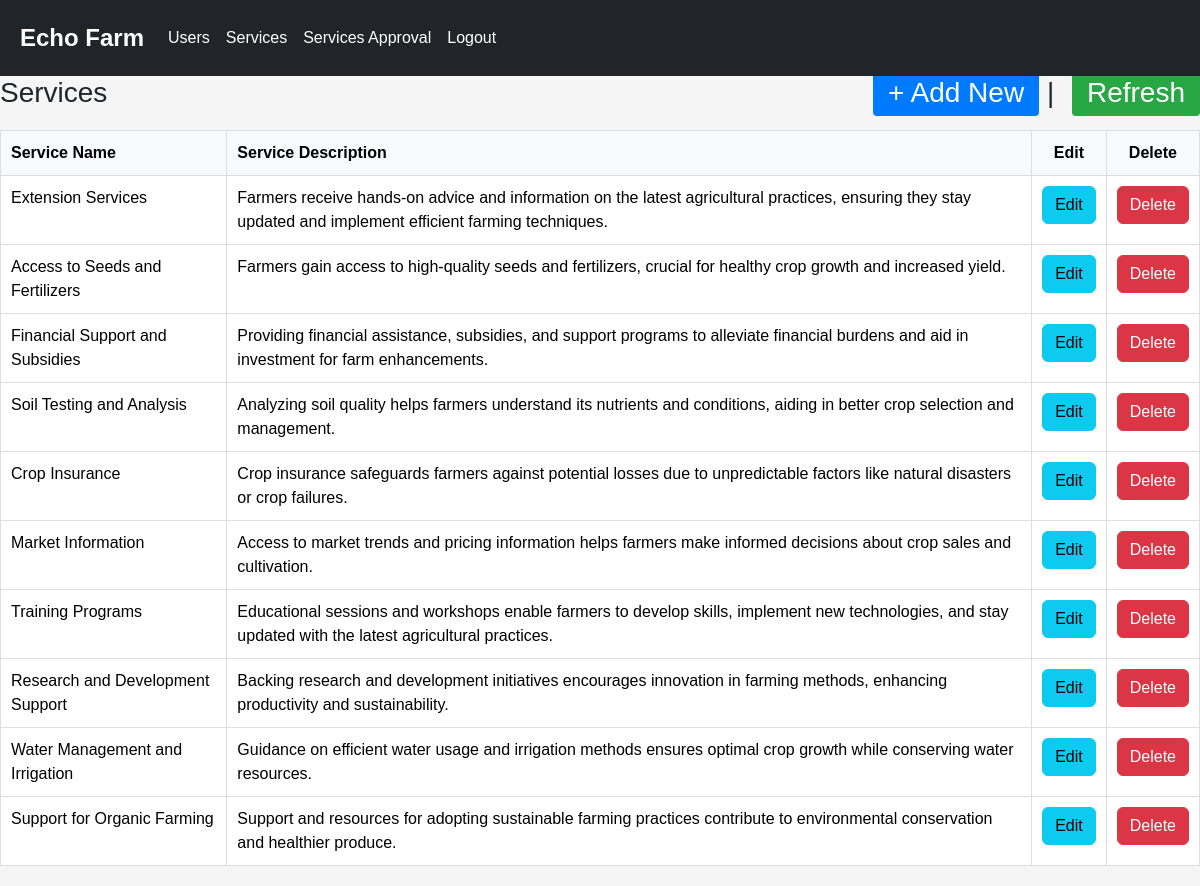
Page /AMS/services.php (signed in) on the committed database.
### tables this page shows
CREATE TABLE IF NOT EXISTS `services` (
  `id` int NOT NULL AUTO_INCREMENT,
  `service` varchar(250) NOT NULL,
  `description` varchar(250) NOT NULL,
  `is_deleted` tinyint NOT NULL,
  PRIMARY KEY (`id`)
);

### AMS/services.php (the view, shortened to what this page needs)
<?php require_once('inc/connection.php'); ?>
<?php
	$services_list = '';
	$query = "SELECT services.*, service_approval.is_approval
          FROM services
          LEFT JOIN service_approval ON services.id = service_approval.service_id
          WHERE services.is_deleted = 0";
	$services = mysqli_query($connection, $query);
	while ($service = mysqli_fetch_assoc($services)) {
		$services_list .= "<tr>";
		$services_list .= "<td>{$service['service']}</td>";
		$services_list .= "<td>{$service['description']}</td>";
		if ($_SESSION['role'] != 'User') {
			$services_list .= "<td class='text-center'><a href=\"modify-service.php?service_id={$service['id']}\" class='btn btn-info'>Edit</a></td>";
			$services_list .= "<td class='text-center'><a href=\"delete-service.php?service_id={$service['id']}\"
						onclick=\"return confirm('Are you sure?');\" class='btn btn-danger'>Delete</a></td>";
		}
		$services_list .= "</tr>";
	}
 ?>
<?php require('inc/header.php'); ?>
<?php require('inc/navbar.php'); ?>
	<main>
    <h1>Services<span><a href="add-service.php">+ Add New</a> | <a href="services.php">Refresh</a></span></h1>
		<table class="masterlist table table-bordered">
			<tr>
				<th>Service Name</th>
				<th>Service Description</th>
				<?php
					if ($_SESSION['role'] != 'User') {
						echo "<th class='text-center'>Edit</th>";
						echo "<th class='text-center'>Delete</th>";
					} else{
						echo "<th class='text-center'>Status</th>";
						echo "<th class='text-center'>Approval</th>";
					}
				?>
			</tr>
            <?php echo $services_list; ?>
		</table>
	</main>
<?php require_once('inc/footer.php'); ?>

### AMS/inc/header.php (shortened to what this page needs)
<!doctype html>
<html lang="en">
  <head>
    <link href="https://cdn.jsdelivr.net/npm/bootstrap@5.3.2/dist/css/bootstrap.min.css" rel="stylesheet">
    <link rel="stylesheet" href="css/main.css">
  </head>
  <body>

### AMS/inc/navbar.php (shortened to what this page needs)
<?php
$user_role = isset($_SESSION['role']) ? $_SESSION['role'] : null;
?>
<nav class="navbar navbar-expand-lg navbar-dark bg-dark">
  <a class="navbar-brand" href="#">Echo Farm</a>
  <div class="collapse navbar-collapse" id="navbarNavAltMarkup">
    <div class="navbar-nav">
      <?php if ($user_role == 'Admin' ): ?>
        <a class="nav-item nav-link active" href="users.php">Users</a>
      <?php endif; ?>
      <a class="nav-item nav-link active" href="services.php">Services</a>
      <?php if ($user_role == 'Admin' ): ?>
        <a class="nav-item nav-link active" href="services-approvals.php">Services Approval</a>
      <?php endif; ?>
      <a class="nav-item nav-link active" href="logout.php">Logout</a>
    </div>
  </div>
</nav>

### AMS/inc/footer.php (shortened to what this page needs)
  </body>
</html>

### AMS/inc/navbar.php (style rules this page uses)
* { margin: 0; padding: 0; box-sizing: border-box; }
.navbar { background-color: #4CAF50; padding: 15px 20px; }
.navbar-brand { font-size: 24px; font-weight: bold; color: #fff; text-decoration: none; }

### AMS/services.php (style rules this page uses)
body, h1, h2, h3, h4, h5, h6, p, ul, li { margin: 0; padding: 0; }
body { font-family: Arial, sans-serif; background-color: #f5f5f5; margin: 0; padding: 0; }
h1 { font-size: 28px; margin-bottom: 20px; display: flex; justify-content: space-between; align-items: center; }
h1 span a { text-decoration: none; margin-left: 10px; padding: 8px 15px; border-radius: 4px; color: #fff; }
h1 span a:first-child { background-color: #007bff; }
h1 span a:last-child { background-color: #28a745; }
table.masterlist { width: 100%; border-collapse: collapse; margin-bottom: 20px; }
table.masterlist th, table.masterlist td { border: 1px solid #ddd; padding: 10px; }
table.masterlist th { background-color: #f8f9fa; text-align: left; }
table.masterlist th.text-center, table.masterlist td.text-center { text-align: center; }

### rows in the picture
services: service "Extension Services", description "Farmers receive hands-on advice and information on the latest agricultural practices, ensuring they stay updated and implement efficient farming techniques."
services: service "Access to Seeds and Fertilizers", description "Farmers gain access to high-quality seeds and fertilizers, crucial for healthy crop growth and increased yield."
services: service "Financial Support and Subsidies", description "Providing financial assistance, subsidies, and support programs to alleviate financial burdens and aid in investment for farm enhancements."
services: service "Soil Testing and Analysis", description "Analyzing soil quality helps farmers understand its nutrients and conditions, aiding in better crop selection and management."
services: service "Crop Insurance", description "Crop insurance safeguards farmers against potential losses due to unpredictable factors like natural disasters or crop failures."
services: service "Market Information", description "Access to market trends and pricing information helps farmers make informed decisions about crop sales and cultivation."
services: service "Training Programs", description "Educational sessions and workshops enable farmers to develop skills, implement new technologies, and stay updated with the latest agricultural practices."
services: service "Research and Development Support", description "Backing research and development initiatives encourages innovation in farming methods, enhancing productivity and sustainability."
services: service "Water Management and Irrigation", description "Guidance on efficient water usage and irrigation methods ensures optimal crop growth while conserving water resources."
services: service "Support for Organic Farming", description "Support and resources for adopting sustainable farming practices contribute to environmental conservation and healthier produce."
